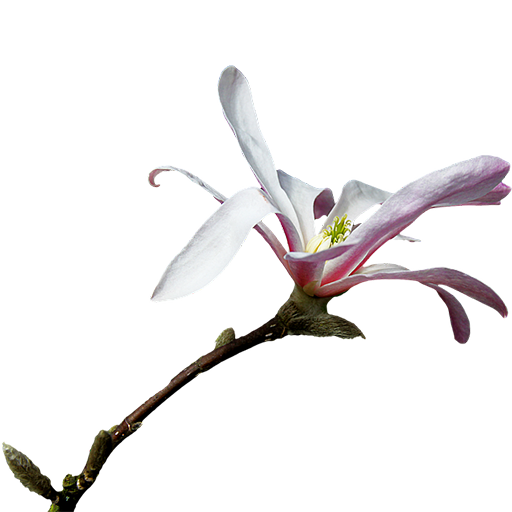
#> input picture object_search/test_images/test_image_06.png, 512 x 512 px
$ jupyter execute --allow-errors object_search.ipynb   (shell and % lines are left out)
#> lines starting #> are read from the running program, lines starting #| are printed output that depends on the picture
# Object Search with Quadtree
Implement the algorithm of the paper [A Quadtree-based Spatial Object Search Scheme](https://www.ijcse.com/docs/INDJCSE20-11-02-109.pdf).

Implement object search as a function with quadtree and brute force, and compare the execution times of two functions.
In addition, implement functions to visualize the object and calculate the area using the quadtree.

Same as the test environment of the paper, an image with transparency is input.
Also, assume that the transparent pixel, which has a transparency level of 0, has no object, and the nontransparent pixel, which has a transparency level of 1-255, has an object.

## 0. Import modules

[cell 1]
import numpy as np
import matplotlib.pyplot as plt
import matplotlib
import time
import cv2
from PIL import Image

print(Image.__version__)
print(np.__version__)
print(matplotlib.__version__)
print(cv2.__version__)

## 1. Define functions

### 1.1 load_image
It is a function that loads an image by taking the path of an image as an argument.
If an image file with no transparency is loaded, an error occurs at `line 4`.

[cell 2]
def load_image(img_path):
#> called with img_path = './test_images/test_image_06.png'
    _im = Image.open(img_path)
    _im = np.array(_im)/255
    _obj = _im[:, :, 3] # stores only A value of RGBA
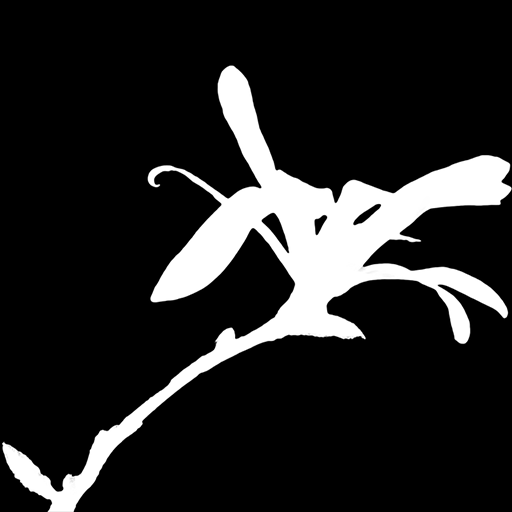
#> _obj: shape (512, 512) float64; min 0, max 1, mean 0.143
    _area = (_obj > 0).sum()
    return _im, _obj, _area

### 1.2 quadtree_search
It is a recursive function that saves the result of searching an object in an image as a quadtree data structure.

[cell 3]
def quadtree_search(max_x, max_y, min_x=0, min_y=0, current_x=0, current_y=0, level=1, index=0):

    '''Temporarily store the coordinates to start searching at the current level'''
    _x, _y = current_x, current_y

    '''Determines the coordinates at which to start searching in the current level'''
    if max_x < current_x:
        return _
    elif (min_x <= current_x <= max_x) and not (min_y <= current_y <= max_y):
        _y = min_y
        if min_y < current_y:
            _x += 1
    elif current_x < min_x:
        _x, _y = min_x, min_y

    '''Start search at the determined coordinates'''
    for i in range(_x, max_x + 1):
        for j in range(_y, max_y + 1):
            if obj[j][i] != 0: # pixel's transparency is not 0 → object exists
                quadtree[index] = 1 # update quadtree managed as a one-dimensional array
                if setting_level > level: # recursive call when the current level is less than the depth of quadtree
                    _half_x, _half_y = int((max_x - min_x + 1) / 2), int((max_y - min_y + 1) / 2)
                    quadtree_search(min_x + _half_x - 1, min_y + _half_y - 1, min_x, min_y, i, j, level + 1, index * 4 + 1)
                    quadtree_search(max_x, min_y + _half_y - 1, min_x + _half_x, min_y, i, j, level + 1, index * 4 + 2)
                    quadtree_search(min_x + _half_x - 1, max_y, min_x, min_y + _half_y, i, j, level + 1, index * 4 + 3)
                    quadtree_search(max_x, max_y, min_x + _half_x, min_y + _half_y, i, j, level + 1, index * 4 + 4)
                return _

### 1.3 brute_force
It is a function that searching an object in an image as brute force.

[cell 4]
def brute_force(max_x, max_y):
    for i in range(max_x + 1):
        for j in range(max_y + 1):
            if obj[j][i] != 0: # pixel's transparency is not 0 → object exists
                obj[j][i] = obj[j][i]

### 1.4 draw_from_tree
It is a function that visualizes the object based on quadtree.

[cell 5]
def draw_from_tree(max_x, max_y, min_x=0, min_y=0, level=1, index=0):

    '''Create white drawing paper'''
    _approx_obj = np.ones((max_x + 1, max_y + 1, 3))

    '''Draw the object on drawing paper and return it'''
    if quadtree[index] == 0: # 1. object does not exist in the node
        if index > 0:
            return []
        elif index == 0: # if no object exists in the root node, white drawing paper is returned
            return _approx_obj
    elif quadtree[index] == 1: # 2. object exists in the node
        if setting_level == level: # when the current level is the depth of the quadtree
            _coor = [(min_x, max_x, min_y, max_y)] # save the coordinates of the object
        elif setting_level > level: # recursive call when the current level is less than the depth of quadtree
            _half_x, _half_y = int((max_x - min_x + 1) / 2), int((max_y - min_y + 1) / 2)
            _coor = (
                draw_from_tree(min_x + _half_x - 1, min_y + _half_y - 1, min_x, min_y, level + 1, index * 4 + 1) +
                draw_from_tree(max_x, min_y + _half_y - 1, min_x + _half_x, min_y, level + 1, index * 4 + 2) +
                draw_from_tree(min_x + _half_x - 1, max_y, min_x, min_y + _half_y, level + 1, index * 4 + 3) +
                draw_from_tree(max_x, max_y, min_x + _half_x, min_y + _half_y, level + 1, index * 4 + 4)
            )
        if index > 0:
            return _coor
        elif index == 0: # draw the object on a drawing paper using the coordinates saved by recursive call, and return it
            for i in _coor:
                _min_x, _max_x, _min_y, _max_y = i
                _approx_obj = cv2.rectangle(_approx_obj, (_min_x, _min_y), (_max_x, _max_y), (0., 0., 0.), -1)
            return _approx_obj

### 1.5 calc_area
It is a recursive function that calculates the area based on quadtree.

[cell 6]
def calc_area(x, y, level=1, index=0):
    if quadtree[index] == 0: # 1. object does not exist in the node
        return 0
    elif quadtree[index] == 1: # 2. object exists in the node
        if setting_level == level: # when the current level is the depth of the quadtree
            _approx_area = int(x/2**(level-1)) * int(y/2**(level-1)) # calculate the area of the node
        elif setting_level > level: # recursive call when the current level is less than the depth of quadtree
            _approx_area = (
                calc_area(x, y, level + 1, index * 4 + 1) +
                calc_area(x, y, level + 1, index * 4 + 2) +
                calc_area(x, y, level + 1, index * 4 + 3) +
                calc_area(x, y, level + 1, index * 4 + 4)
            )
        return _approx_area

## 2. Execute

### 2.1 Set variables and import image
Set two variables.
* setting_level: Depth of quadtree
* img_path: Path of an image

Set variables referring to the precautions.
1. Use an image file with transparency such as *.png files.
2. Use an image file with a width and height of `2^n px`.
3. If the depth of quadtree is set to be greater than `n`, the number of searches for the proposed scheme is greater than brute force.

The saved test image is `512 px` in width and height.
Therefore, when the depth of the quadtree exceeds `9`, the number of searches of the proposed scheme is greater than brute force.

[cell 7]
setting_level = 6
img_path = './test_images/test_image_06.png'

'''Initialize a quadtree managed as a one-dimensional array'''
quadtree = np.zeros(sum([4**x for x in range(setting_level)]))
print(quadtree.shape)

'''Import an image'''
im, obj, area = load_image(img_path)
#> area = 40841
x, y = im.shape[0], im.shape[1]
#> x = 512; y = 512
max_x, max_y = x - 1, y - 1
#> max_x = 511; max_y = 511
print(im.shape, obj.shape)
#| (512, 512, 4) (512, 512)

'''Show the imported image'''
plt.figure(figsize=(5, 5))
plt.imshow(im)
plt.show()

### 2.2 Search the object
The object is searched using the two implemented functions, and compare the execution time.

[cell 8]
start = time.time()
#> (the rest of this cell did not finish here and is left out)

print('Execution time of the quadtree search:', time.time() - start)

start = time.time()
brute_force(max_x, max_y)
print('Execution time of the brute force:', time.time() - start)

print(quadtree) # print a one-dimensional array(quadtree) returned from the quadtree_search function

### 2.3 Visualize the object
Visualize the object using the quadtree.

[cell 9]
approx_obj = draw_from_tree(max_x=max_x, max_y=max_y)

plt.figure(figsize=(15, 5))

plt.subplot(131)
plt.imshow(im)

plt.subplot(132)
plt.imshow(im)
plt.imshow(approx_obj, alpha=0.3)

plt.subplot(133)
plt.imshow(approx_obj)

plt.show()
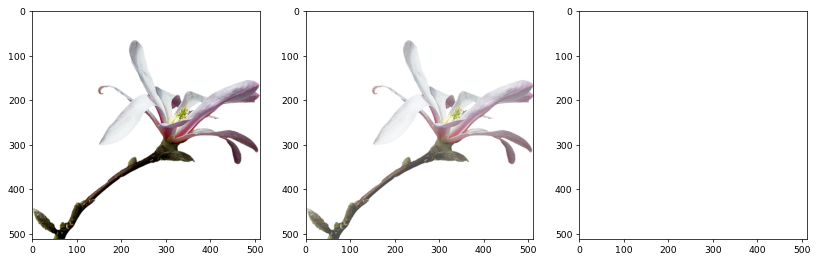
#> figure drawn by matplotlib, 3 panels

### 2.4 Calculate the area
Calculate the area using the quadtree.

[cell 10]
approx_area = calc_area(x, y)
#> approx_area = 0
print('Area of the original object: {} px'.format(area))
#| Area of the original object: 40841 px
print('Area of object searched by the proposed scheme: {} px'.format(approx_area))
#| Area of object searched by the proposed scheme: 0 px

$ run again, with object_search/test_images/test_image_01.png copied over object_search/test_images/test_image_06.png
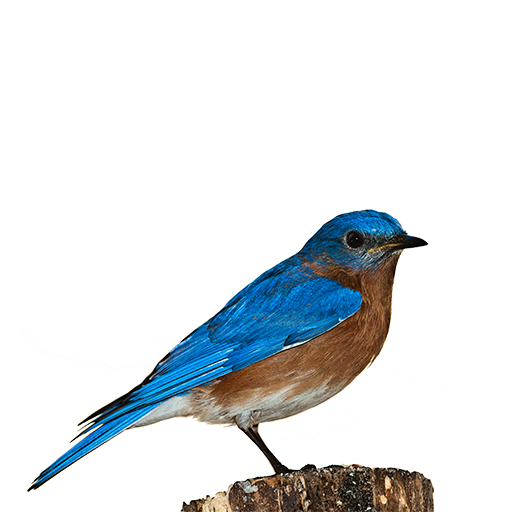
#> input picture object_search/test_images/test_image_01.png, 512 x 512 px
#> in load_image, `_obj = _im[:, :, 3]`:
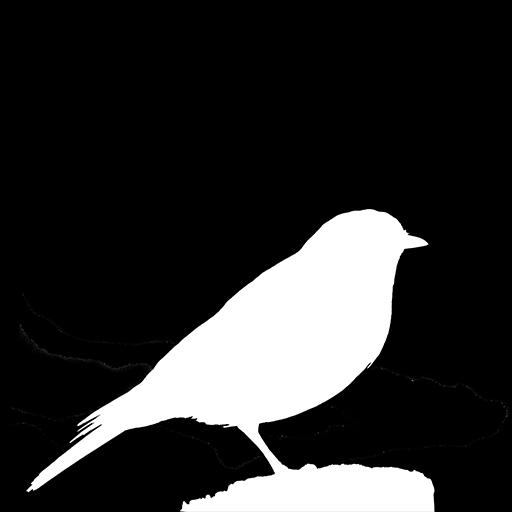
#> _obj: shape (512, 512) float64; min 0, max 1, mean 0.177
#> area = 51705
#| (512, 512, 4) (512, 512)
#> `plt.show()`:
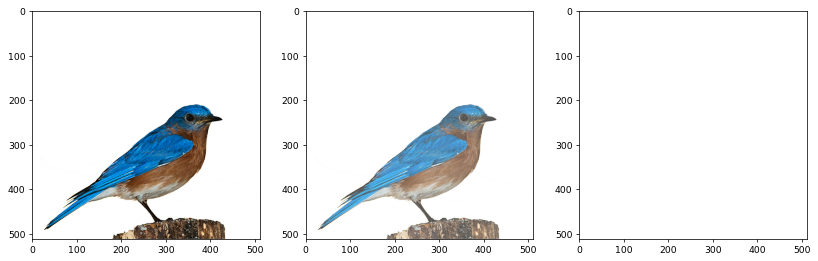
#> figure drawn by matplotlib, 3 panels
#| Area of the original object: 51705 px
#| Area of object searched by the proposed scheme: 0 px

$ run again, with object_search/test_images/test_image_02.png copied over object_search/test_images/test_image_06.png
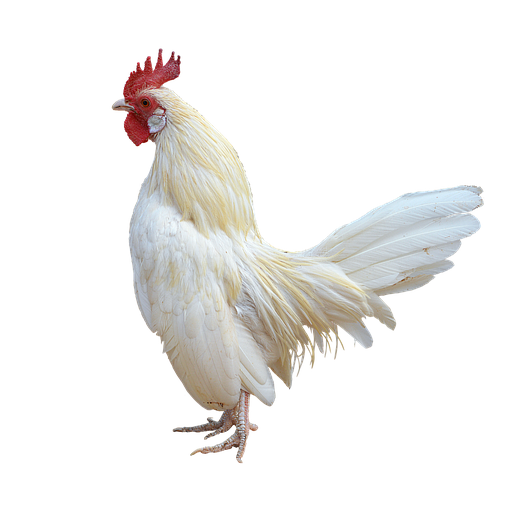
#> input picture object_search/test_images/test_image_02.png, 512 x 512 px
#> in load_image, `_obj = _im[:, :, 3]`:
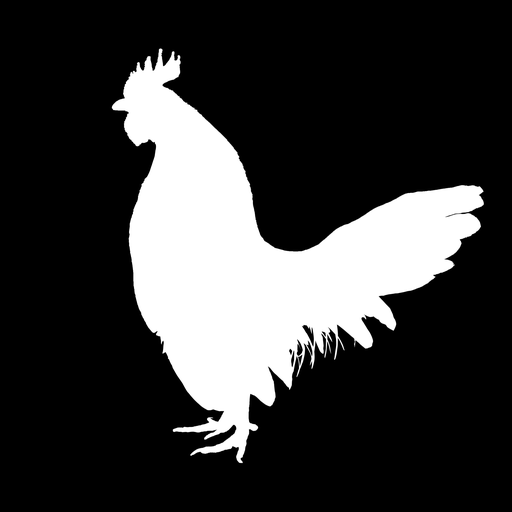
#> _obj: shape (512, 512) float64; min 0, max 1, mean 0.221
#> area = 61521
#| (512, 512, 4) (512, 512)
#> `plt.show()`:
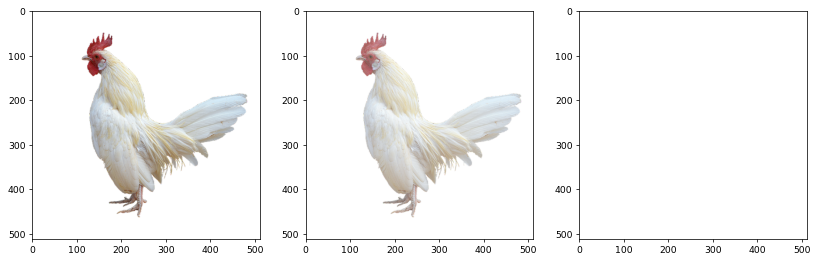
#> figure drawn by matplotlib, 3 panels
#| Area of the original object: 61521 px
#| Area of object searched by the proposed scheme: 0 px

$ run again, with object_search/test_images/test_image_03.png copied over object_search/test_images/test_image_06.png
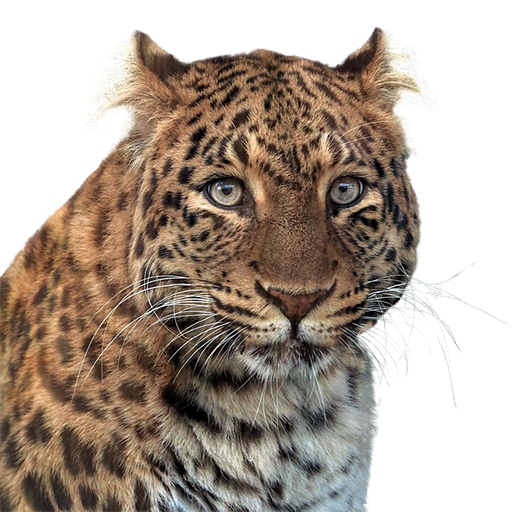
#> input picture object_search/test_images/test_image_03.png, 512 x 512 px
#> in load_image, `_obj = _im[:, :, 3]`:
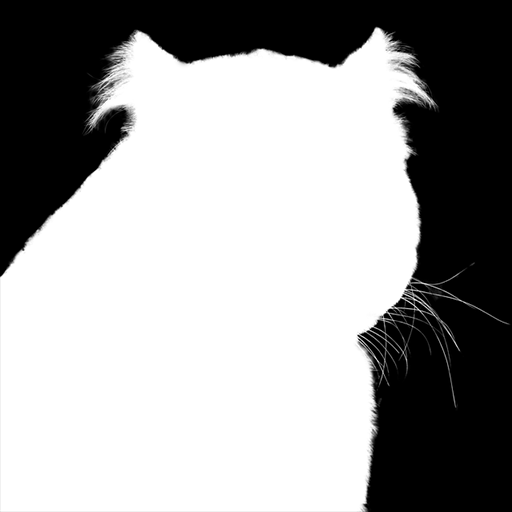
#> _obj: shape (512, 512) float64; min 0, max 1, mean 0.624
#> area = 171186
#| (512, 512, 4) (512, 512)
#> `plt.show()`:
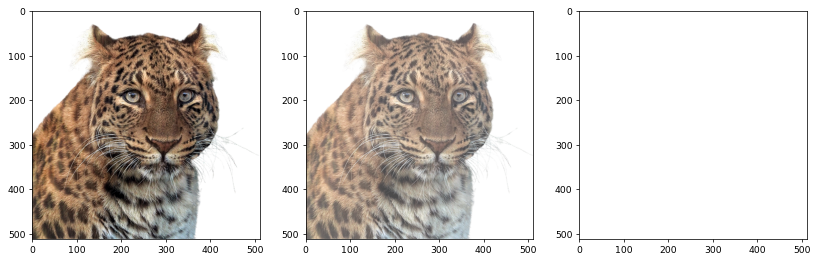
#> figure drawn by matplotlib, 3 panels
#| Area of the original object: 171186 px
#| Area of object searched by the proposed scheme: 0 px
